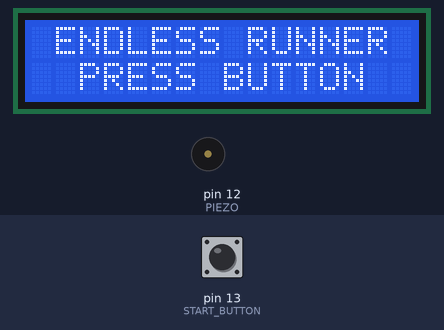
Bench run of a sketch on a simulated Arduino Uno, built with avr-gcc and run on an emulated ATmega328P. Shown: 16×2 character LCD, buzzer (waves = sounding). Inputs (shaded band) come from the test bench; at power-on: pin 13 (START_BUTTON) HIGH. Random numbers use the default seed unless the sketch sets one; what the sketch prints to the serial monitor is not drawn.

Above: at 1.2 s.
1.3 s: pin 13 (START_BUTTON) pulled LOW for 0.15 s
At 1.6 s:
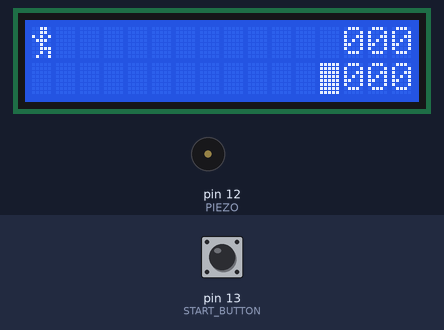
3.4 s: pin 13 (START_BUTTON) pulled LOW for 1 s
At 4.12 s:
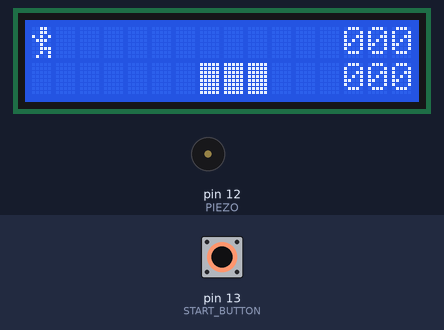
5.9 s: pin 13 (START_BUTTON) pulled LOW for 3.2 s
At 9.17 s:
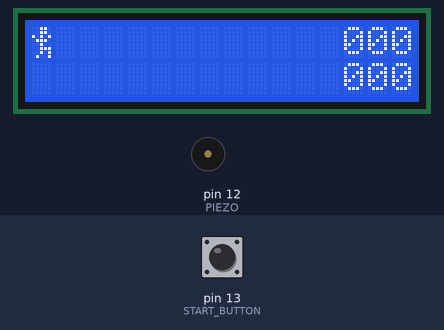
10.9 s: pin 13 (START_BUTTON) pulled LOW for 1 s
At 11.69 s:
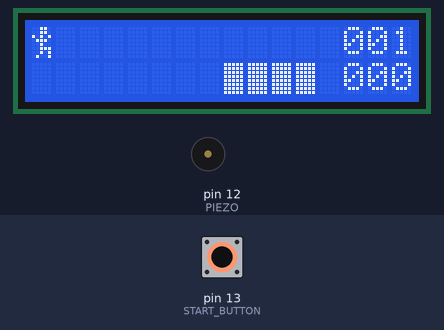
13.4 s: pin 13 (START_BUTTON) pulled LOW for 3.2 s
At 18.24 s:
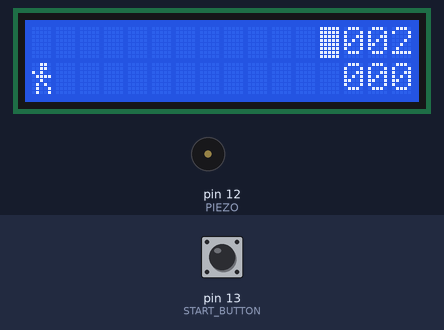
19.5 s: pin 13 (START_BUTTON) pulled LOW for 1 s
At 20.16 s:
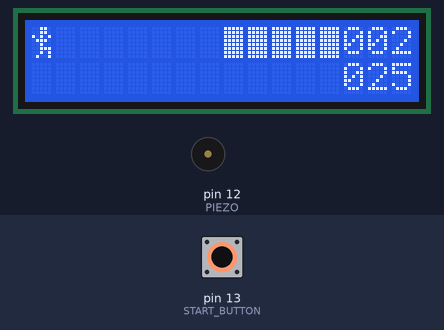
Timing chart, 0 to 25.8 s (numbered marks = the images above; inputs shaded):
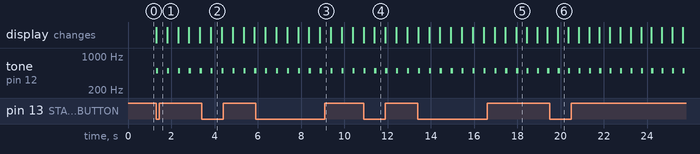

Measured:
- after the input at 1.3 s, tone on pin 12 (PIEZO): alternates 500 Hz for 0.10 s and silent for 0.40 s, starting at once; the display: changes at once (image 1)
- what the display in image 2 shows lasts 0.5 s, from 3.8 s to 4.3 s

The sketch:

endless_runner.ino
```cpp
#include <LiquidCrystal.h>

enum STATUS { INITIAL, WIN, LOSE, NO_ENERGY };

#define PIEZO                             12
#define INITIAL_VELOCITY                  500
int VELOCITY                              = INITIAL_VELOCITY;

//#define NOTE_G4  392
//#define NOTE_G5  784
//#define NOTE_G6  1568

#define START_BUTTON                      13
#define PANEL_POSITION                    13
#define MAX_INITIAL_OBJECTS_POSITION_X    12
#define VELOCITY_DECREASE                 25
#define MAX_OBSTACLE_SIZE                 8
#define MIN_SCORE                         0

#define PLAYER_1                          1
#define PLAYER_2                          2
#define PLAYER_3                          3
#define WALL                              4
#define SPIKE_UP                          5
#define SPIKE_DOWN                        6
#define EXPLOSION                         7

const byte playerForm1[8]                 = {B00110,B00110,B00101,B11110,B00100,B01010,B10010,B10010}; // OK - Player 1
const byte playerForm2[8]                 = {B00110,B00110,B10100,B01111,B00100,B01010,B01001,B01001}; // OK - Player 2
//const byte playerForm1[8]={B00110,B00110,B10100,B01111,B00100,B00110,B00101,B01001};
//const byte playerForm2[8]={B00110,B00110,B00101,B01111,B10100,B01111,B01001,B01001};
const byte playerForm3[8]                 = {B00110,B00110,B10101,B01110,B00100,B00111,B00101,B01001}; // OK - Player 3
const byte wallForm[8]                    = {B11111,B11111,B11111,B11111,B11111,B11111,B11111,B11111}; // OK - Wall
const byte spikeForm1[8]                  = {B00100,B00100,B00100,B01110,B01110,B11111,B11111,B10001}; // OK - Spike Up
const byte spikeForm2[8]                  = {B10001,B11111,B11111,B01110,B01110,B00100,B00100,B00100}; // OK - Spike Dowm
const byte explosionForm[8]               = {B01010,B10101,B01010,B10001,B10001,B01010,B10101,B01010}; // OK

int pyPlayer                              = 1;
int pxPlayer                              = 0;
int formPlayer                            = 1;
int pxExplosion                           = 0;
int pyExplosion                           = 0;
int pxObstacle                            = MAX_INITIAL_OBJECTS_POSITION_X;
int pyObstacle                            = 1;
int pxSpike                               = MAX_INITIAL_OBJECTS_POSITION_X;
int pySpike                               = 1;

bool game                                 = false;
bool hasObstacle                          = false;
bool hasSpike                             = false;
bool playerJumped                         = false;
bool playSound                            = false;
int totalObstacles                        = 0;
int sizeObstacle                          = 0;
int sizeSpike                             = 0;
int score                                 = 0;
int switchValue                           = 0;
long freqIn                               = 0;
long blow1                                = 0;
long blow2                                = 0;

LiquidCrystal lcd(7, 6, 5, 4, 3, 2);

void setup() {

  // inicializar serial
  Serial.begin(9600);

  // inicializar display
  lcd.begin(16, 2);
  lcd.clear();

  randomSeed(millis());

  pinMode(START_BUTTON, INPUT_PULLUP);
  pinMode(PIEZO, OUTPUT);

  // incluir personagens na memoria do display
  createCharacters();

}

void loop() {

  if(game) {

    lcd.clear();

    // imprimir pontos e nivel
    drawPanel(PANEL_POSITION);

    // avalidar se o joystick esta direcionado para algum lugar e desenhar o carro
    availablePlayer();

    // verificar se o obstaculo chegou no limite da tela
    availableObstacle();

    // verificar se o espeto chegou no limite da tela
    // availableSpike();

    // avaliar se houve colisao entre personagem e obstaculo
     availablePlayerAndObstacleCollision();

    // avaliar se houve colisao entre personagem e espeto
    // availablePlayerAndSpikeCollision();

    // avalia se deve incrementar a velocidade
    availableIncreaseVelocity();

    // toca musica continua
    playPlayerRunning();

    delay(VELOCITY);

  } else {

    drawMessageStoppedGame(INITIAL);

    // se jogador apertou botao, entao iniciar o jogo
    if(digitalRead(START_BUTTON) == LOW) {
      resetGame();
    }

  }

}

// avalia se deve incrementar a velocidade
void availableIncreaseVelocity() {

  // a cada 3 obstaculos, deixar a velocidade do jogo mais rapida
  if(totalObstacles % 3 == 0) {
    if(VELOCITY - VELOCITY_DECREASE == 50) {

    } else {
      VELOCITY -= VELOCITY_DECREASE;
    }
    Serial.println(VELOCITY);
    totalObstacles++;
  }

}

// avaliar se houve colisao entre personagem e obstaculo
void availablePlayerAndObstacleCollision() {

  bool checkCollision = (pxPlayer == pxObstacle) && (pyPlayer == pyObstacle);
  bool alternativeCheckCollision = (pxPlayer == pxObstacle+1) && (pyPlayer == pyObstacle);

  // houve uma colisao, remover obstaculo e carro e desenhar explosao
  if(checkCollision || alternativeCheckCollision) {
    game = false;
    drawSomething(pxPlayer, pyPlayer, EXPLOSION);
    playExplosionSound();
    drawMessageStoppedGame(LOSE);
    pxObstacle = MAX_INITIAL_OBJECTS_POSITION_X;
    delay(5000);
    lcd.clear();
  }

}

// avaliar se houve colisao entre personagem e espeto
void availablePlayerAndSpikeCollision() {

  bool checkCollision = (pxPlayer == pxSpike) && (pyPlayer == pySpike);
  bool alternativeCheckCollision = (pxPlayer == pxSpike+1) && (pyPlayer == pySpike);

  // houve uma colisao, remover espeto e carro e desenhar explosao
  if(checkCollision || alternativeCheckCollision) {
    game = false;
    drawSomething(pxPlayer, pyPlayer, EXPLOSION);
    playExplosionSound();
    drawMessageStoppedGame(LOSE);
    pxSpike = MAX_INITIAL_OBJECTS_POSITION_X;
    delay(5000);
    lcd.clear();
  }

}

// verificar se obstaculo chegou no limite da tela e desenhar em caso negativo
void availableObstacle() {

  if(hasObstacle) { // se existir obstaculo, mover ele ate o comeco da tela para dar a dinamica do jogo

    // diminuir a posicao de um obstaculo
    pxObstacle--;

    // se o ultimo bloco do obstaculo atingiu limite da tela, voltar ele para a posicao inicial
    if((pxObstacle + sizeObstacle) <= 0) {

      pxObstacle = -10;
      hasObstacle = false;
      score++;

    } else {

      for(int tot = 0; tot < sizeObstacle; tot++) {
        if(pxObstacle + tot <= MAX_INITIAL_OBJECTS_POSITION_X) {
          drawSomething(pxObstacle + tot, pyObstacle, WALL); // cria um muro
        }
      }

    }

  } else { // caso nao tenha obstaculo, criar um

    pyObstacle = possibilityGeneratingRow();  // dar so 30% de chance de criar obstaculo na linha 0
    sizeObstacle = random(2, MAX_OBSTACLE_SIZE); // gerar colunas entre 2 e MAX_OBSTACLE_SIZE colunas
    pxObstacle = MAX_INITIAL_OBJECTS_POSITION_X;

    for(int tot = 0; tot < sizeObstacle; tot++) {
      if(pxObstacle + tot <= MAX_INITIAL_OBJECTS_POSITION_X) {
        drawSomething(pxObstacle + tot, pyObstacle, WALL); // cria um muro
      }
    }

    hasObstacle = true;
    totalObstacles++;

  }

}


// verificar se espeto chegou no limite da tela e desenhar em caso negativo
void availableSpike() {

  if(hasSpike) { // se existir espeto, mover ele ate o comeco da tela para dar a dinamica do jogo

    // diminuir a posicao de um espeto
    pxSpike--;

    // se o ultimo bloco do espeto atingiu limite da tela, voltar ele para a posicao inicial
    if((hasSpike + sizeSpike) <= 0) {

      pxSpike = -10;
      hasSpike = false;
      score++;

    } else {

      for(int tot = 0; tot < sizeSpike; tot++) {
        if(pxSpike + tot <= MAX_INITIAL_OBJECTS_POSITION_X) {
          drawSpike(tot);
        }
      }

    }

  } else { // caso nao tenha espeto, criar um

    // se possivel criar depois
    if (pxObstacle == MAX_INITIAL_OBJECTS_POSITION_X/2) {

      pySpike = possibilityGeneratingRow();  // dar so 30% de chance de criar espeto na linha 0
      pxSpike = MAX_INITIAL_OBJECTS_POSITION_X;
      Serial.println(pxSpike);
      sizeSpike = random(2, MAX_OBSTACLE_SIZE); // gerar colunas entre 2 e MAX_OBSTACLE_SIZE colunas

      for(int tot = 0; tot < sizeSpike; tot++) {
        if(pxSpike + tot <= MAX_INITIAL_OBJECTS_POSITION_X) {
          drawSpike(tot);
        }
      }

      hasSpike = true;
      totalObstacles++;

    }

  }

}

// dar so 30% de chance de criar obstaculo na linnha 0
int possibilityGeneratingRow() {
  return random(0, 10) > 6 ? 0 : 1; // criar o obstaculo randomicamente entre 0 e 9, dar so 30% de chance de criar obstaculo na linnha 0
}

void drawSpike(int tot) {

  if(pySpike == 0) {
    drawSomething(pxSpike + tot, pySpike, SPIKE_DOWN);
  } else if(pySpike == 1) {
    drawSomething(pxSpike + tot, pySpike, SPIKE_UP);
  }

}

// avaliar se o botao foi apertado e desenhar o player
void availablePlayer() {

  if(digitalRead(START_BUTTON) == LOW) { // se botao foi apertado, desenhar personagem na linha 0 da tela

    pyPlayer = 0;
    drawSomething(pxPlayer, pyPlayer, PLAYER_3);

  } else { // caso o botao nao esteja apertado, fazer o personagem correr

    // verificar se ao soltar o botao algum bloco de obstaculo esta abaixo do personagem, isso deve fazer ele andar acima do bloco, ou seja, andar na linha 0
    if(pyPlayer == 0 && (pxObstacle <= pxPlayer) && ((pxObstacle + sizeObstacle) > pxPlayer) ||
       pyPlayer == 0 && (pxSpike <= pxPlayer) && ((pxSpike + sizeSpike) > pxPlayer)) {

      pyPlayer = 0;

    } else {

      pyPlayer = 1;

    }

    // desenhar personagem
    drawSomething(pxPlayer, pyPlayer, (formPlayer > 0 ? PLAYER_1 : PLAYER_2));
    formPlayer *= -1;

  }

}

void resetGame() {

  score = MIN_SCORE;
  game = true;
  hasObstacle = false;
  hasSpike = false;
  VELOCITY = INITIAL_VELOCITY;
  playerJumped = false;
  totalObstacles = 0;

}

//void drawExplosionShip(int px, int py) {
//  lcd.clear();
//  drawSomething(px, py, EXPLOSION);
//  delay(1000);
//  lcd.clear();
//}

void drawSomething(int px, int py, int character) {
  lcd.setCursor(px, py);
  lcd.write(character);
}

String getPadded(int num) {
  char buff[6];
  char padded[7];

  //sprintf function will convert the long to a string
  sprintf(buff, "%.3u", num); // buff will be "01238"

  padded[0] = buff[0];
  padded[1] = buff[1];
  padded[2] = buff[2];
//  padded[3] = buff[3];
//  padded[4] = buff[4];
//  padded[5] = buff[5];
  padded[3] = '\0'; // The terminating NULL

  return String(padded);
}

void drawPanel(int px) {
  lcd.setCursor(px, 0);
  lcd.print(getPadded(score));
  lcd.setCursor(px, 1);
  lcd.print(getPadded(INITIAL_VELOCITY - VELOCITY));
}

// desenhar a tela conforme status passado no parametro
void drawMessageStoppedGame(STATUS pStatus) {

  String showScore = "";
  lcd.setCursor(0, 0);
  switch (pStatus) {
    case INITIAL:
      lcd.print(" ENDLESS RUNNER ");
      lcd.setCursor(2, 1);
      lcd.print("PRESS BUTTON");
      break;
    case WIN:
    case LOSE:
    case NO_ENERGY:
      lcd.clear();
      lcd.print(pStatus == WIN ? ":)  YOU WIN  :)" : (pStatus == LOSE ? ":( GAME OVER :(" : "BATTERY IS OVER :(") );
      lcd.setCursor(0, 1);
      showScore = " SCORE: " + getPadded(score) + " PTS";
      lcd.print(showScore);
      break;
  }

}

void playPlayerRunning() {
  tone(PIEZO, 500, 100);
}

void playExplosionSound() {
  for(int k = 0; k < 250; k++){
    blow1 = random(500,1000);
    blow2 = random(1,3);
    piezoTone(blow1,blow2);
  }
}

//void playTakeBattery() {
//
//  // Play Fireball sound
//  tone(PIEZO, NOTE_G4, 35);
//  delay(35);
//  tone(PIEZO, NOTE_G5, 35);
//  delay(35);
//  tone(PIEZO, NOTE_G6, 35);
//  delay(35);
//  noTone(8);
//
//}

void piezoTone(long freq, long duration){

  long aSecond = 1000000;
  long period = aSecond/freq;
  duration = duration*1000;
  duration = duration/period;
  for(long k = 0; k < duration; k++){
    digitalWrite(PIEZO, HIGH);
    delayMicroseconds(period/2);
    digitalWrite(PIEZO, LOW);
    delayMicroseconds(period/2);
  }

}

// Cria os personagens na memoria do display
void createCharacters() {

  // cria o personagem forma 1
  lcd.createChar(PLAYER_1, playerForm1);

  // cria o personagem forma 2
  lcd.createChar(PLAYER_2, playerForm2);

  // cria o personagem forma 2
  lcd.createChar(PLAYER_3, playerForm3);

  // cria o muro
  lcd.createChar(WALL, wallForm);

  // cria o espeto para cima
  lcd.createChar(SPIKE_UP, spikeForm1);

  // cria o espeto para baixo
  lcd.createChar(SPIKE_DOWN, spikeForm2);

  // cria a explosao
  lcd.createChar(EXPLOSION, explosionForm);

//  // cria a bateria
//  lcd.createChar(BATTERY, batteryForm);

//  // cria a bandeira
//  lcd.createChar(FLAG, flagForm);

}
```
